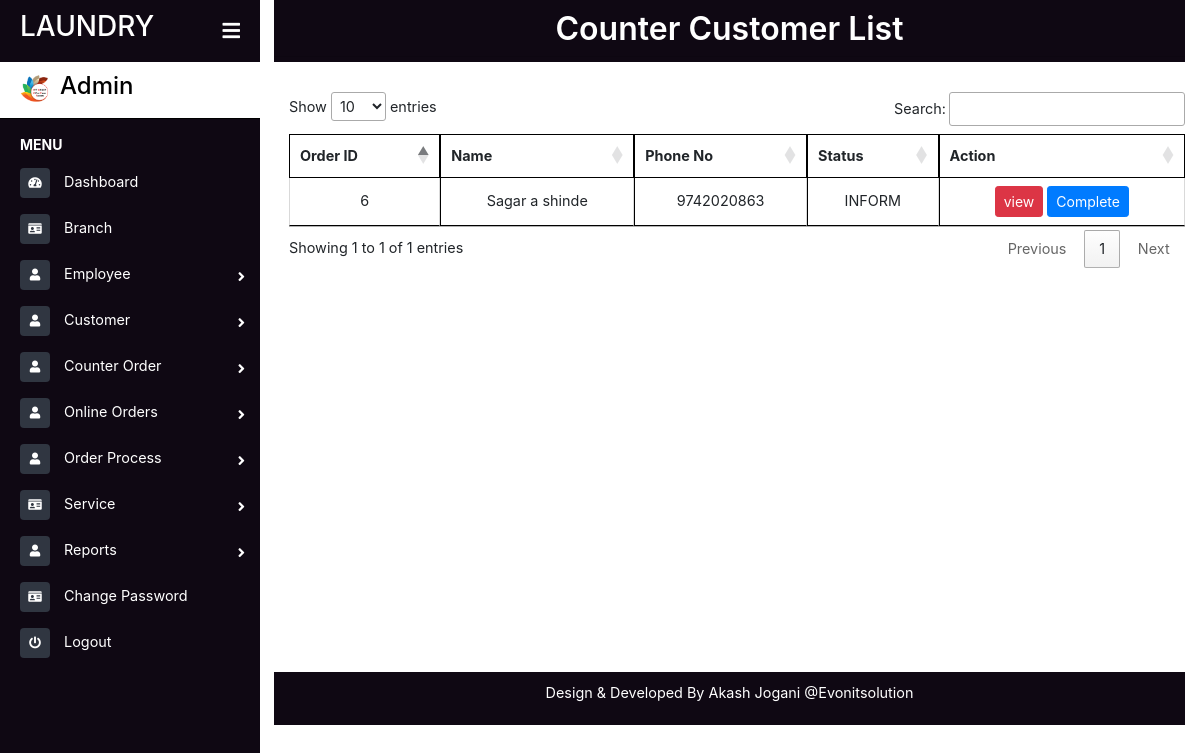
The page /byWalking.php on the database its author committed.
### tables this page shows
CREATE TABLE `couterorder` (
  `coId` int(50) NOT NULL,
  `cid` int(10) NOT NULL,
  `bid` int(10) NOT NULL,
  `pickupDate` varchar(50) NOT NULL,
  `deleveryType` varchar(50) NOT NULL,
  `grossAmount` double NOT NULL,
  `discountPer` float NOT NULL,
  `discount` float NOT NULL,
  `gst` double NOT NULL,
  `totAmount` double NOT NULL,
  `paymentType` varchar(50) NOT NULL,
  `orderType` varchar(30) NOT NULL,
  `status` int(11) NOT NULL
);

CREATE TABLE `customer` (
  `cid` int(10) NOT NULL,
  `fname` varchar(20) NOT NULL,
  `mname` varchar(20) NOT NULL,
  `lname` varchar(20) NOT NULL,
  `email` varchar(30) NOT NULL,
  `mobile` varchar(12) NOT NULL,
  `hno` varchar(10) NOT NULL,
  `adds` varchar(50) NOT NULL,
  `land` varchar(20) NOT NULL,
  `city` varchar(20) NOT NULL,
  `state` varchar(20) NOT NULL,
  `zip` varchar(10) NOT NULL,
  `full` varchar(100) NOT NULL,
  `gstn` varchar(20) NOT NULL,
  `adds1` varchar(100) NOT NULL,
  `oid` int(10) NOT NULL,
  `status1` varchar(20) NOT NULL
);

### byWalking.php (the view, shortened to what this page needs)
<?php include("sidebar.php");
 ?>
<div class="page-content container-fluid">
    <div class="footer">
        <div class="d-flex justify-content-center">
             <h2 class="" style=" font-weight: 600">Counter Customer List</h2>
        </div>
        <hr style="margin: 0px;">
    </div>
</div>
<main class="page-content">
<div class="container">
<div class="table-responsive" style="overflow-y:scroll; height: 580px; width:100%;">
    <table id="example" class="cell-border" style="width:100%">
            <thead>
                <tr>
                    <th>Order ID</th>
                    <th>Name</th>
                    <th>Phone No</th>
                    <th>Status</th>
                    <th>Action</th>
                </tr>
            </thead>
            <tbody>
                <?php
                $qry="SELECT DISTINCT `couterorder`.`coId`,`couterorder`.`deleveryType`,`customer`.`full`,`customer`.`mobile`,`couterorder`.`status`  FROM `couterorder`,`customer` WHERE `couterorder`.`cid`=`customer`.`cid` AND `couterorder`.`status` = '2' AND `couterorder`.`deleveryType` = 'By Counter' ORDER BY `coId` ASC";
                $confirm=mysqli_query($conn,$qry);
                while($out=mysqli_fetch_array($confirm))
                {
                    if($out['status'] == 2)
                    {
                        $status = "INFORM";
                    }
                ?>
                <tr class="text-center">
                    <td><?php echo $out['coId']; ?></td>
                    <td><?php echo $out['full']; ?></td>
                    <td><?php echo $out['mobile']; ?></td>
                    <td><?php echo $status; ?></td>
                   <td class="text-center"><a href="receipt_order.php?view=<?php echo $out['coId'];?>" class="btn btn-sm btn-danger">view</a>
                   <a href="complet.php?invoice=<?php echo $out['coId'];?>" class="btn btn-sm btn-primary">Complete</a>
                    </td>
                </tr>
                <?php }?>
            </tbody>
        </table>
    </div>
</div>
</main>
<?php include("footer.php"); ?>

### assets/css/style1.css (style rules this page uses)
* { margin: 0px; padding: 0px; }
body { font-size: 0.9rem; background-color: #ffffff; }
@media screen and (min-width: 768px) { .page-wrapper.toggled .page-content { padding-left: 274px; } }
.footer { text-align: center; background: #0f0813; color: #fff; padding: 10px 0px 5px 0px; }

### assets/css/foms.css (style rules this page uses)
table.dataTable.cell-border thead th { border: 1px solid black; }
table.dataTable.cell-border tbody td { border: 1px solid black; }
table.dataTable.cell-border tbody tr td:first-child { border-left: 1px solid black; }
table.dataTable.no-footer { border-bottom: 1px solid white; }
.container { margin-top:30px; }

### rows shown on the page
couterorder: coId "6", cid.full "Sagar a shinde", cid.mobile "9742020863", status "INFORM"
